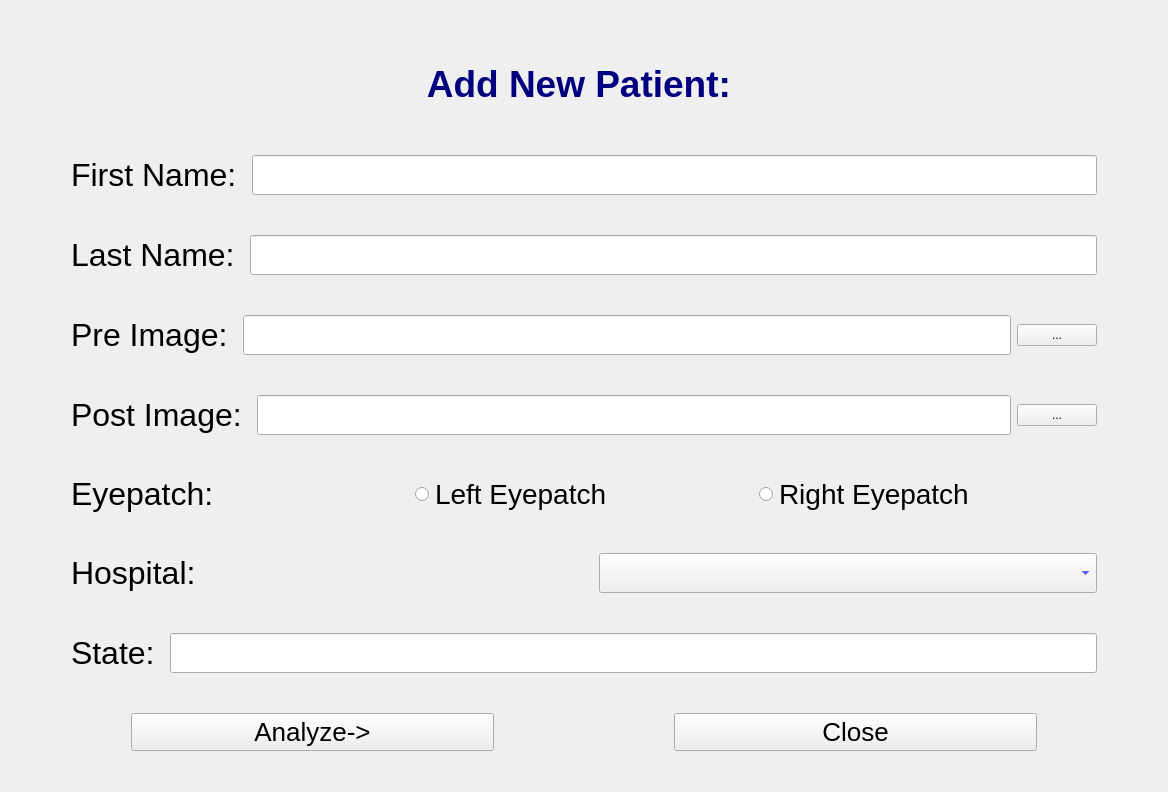
<?xml version="1.0" encoding="UTF-8"?>
<ui version="4.0">
 <class>Add_Patient</class>
 <widget class="QWidget" name="Add_Patient">
  <property name="geometry">
   <rect>
    <x>0</x>
    <y>0</y>
    <width>1168</width>
    <height>792</height>
   </rect>
  </property>
  <property name="windowTitle">
   <string>Add_Patient</string>
  </property>
  <layout class="QGridLayout" name="gridLayout">
   <item row="0" column="0">
    <layout class="QVBoxLayout" name="verticalLayout_2">
     <property name="leftMargin">
      <number>30</number>
     </property>
     <property name="topMargin">
      <number>10</number>
     </property>
     <property name="rightMargin">
      <number>30</number>
     </property>
     <property name="bottomMargin">
      <number>30</number>
     </property>
     <item>
      <widget class="QLabel" name="label_head">
       <property name="text">
        <string>&lt;html&gt;&lt;head/&gt;&lt;body&gt;&lt;p align=&quot;center&quot;&gt;&lt;span style=&quot; font-size:28pt; font-weight:600; color:#00007f;&quot;&gt;Add New Patient: &lt;/span&gt;&lt;/p&gt;&lt;/body&gt;&lt;/html&gt;</string>
       </property>
      </widget>
     </item>
     <item>
      <layout class="QVBoxLayout" name="verticalLayout">
       <property name="spacing">
        <number>40</number>
       </property>
       <property name="leftMargin">
        <number>30</number>
       </property>
       <property name="rightMargin">
        <number>30</number>
       </property>
       <item>
        <layout class="QHBoxLayout" name="horizontalLayout">
         <item>
          <widget class="QLabel" name="label_firstName">
           <property name="styleSheet">
            <string notr="true">font-size: 32px;
</string>
           </property>
           <property name="text">
            <string>First Name: </string>
           </property>
          </widget>
         </item>
         <item>
          <widget class="QLineEdit" name="lineEdit_firstName">
           <property name="styleSheet">
            <string notr="true">font-size: 28px;</string>
           </property>
          </widget>
         </item>
        </layout>
       </item>
       <item>
        <layout class="QHBoxLayout" name="horizontalLayout_2">
         <item>
          <widget class="QLabel" name="label_lastName">
           <property name="styleSheet">
            <string notr="true">font-size: 32px;
</string>
           </property>
           <property name="text">
            <string>Last Name: </string>
           </property>
          </widget>
         </item>
         <item>
          <widget class="QLineEdit" name="lineEdit_lastName">
           <property name="styleSheet">
            <string notr="true">font-size: 28px;</string>
           </property>
          </widget>
         </item>
        </layout>
       </item>
       <item>
        <layout class="QHBoxLayout" name="horizontalLayout_3">
         <item>
          <widget class="QLabel" name="label_preImage">
           <property name="styleSheet">
            <string notr="true">font-size: 32px;
</string>
           </property>
           <property name="text">
            <string>Pre Image: </string>
           </property>
          </widget>
         </item>
         <item>
          <widget class="QLineEdit" name="lineEdit_preImage">
           <property name="styleSheet">
            <string notr="true">font-size: 28px;</string>
           </property>
          </widget>
         </item>
         <item>
          <widget class="QPushButton" name="pushButton_PreImage">
           <property name="text">
            <string>...</string>
           </property>
          </widget>
         </item>
        </layout>
       </item>
       <item>
        <layout class="QHBoxLayout" name="horizontalLayout_4">
         <item>
          <widget class="QLabel" name="label_postImage">
           <property name="styleSheet">
            <string notr="true">font-size: 32px;
</string>
           </property>
           <property name="text">
            <string>Post Image: </string>
           </property>
          </widget>
         </item>
         <item>
          <widget class="QLineEdit" name="lineEdit_postImage">
           <property name="styleSheet">
            <string notr="true">font-size: 28px;</string>
           </property>
          </widget>
         </item>
         <item>
          <widget class="QPushButton" name="pushButton_PostImage">
           <property name="text">
            <string>...</string>
           </property>
          </widget>
         </item>
        </layout>
       </item>
       <item>
        <layout class="QHBoxLayout" name="horizontalLayout_8">
         <item>
          <widget class="QLabel" name="label_eyepatch">
           <property name="styleSheet">
            <string notr="true">font-size: 32px;
</string>
           </property>
           <property name="text">
            <string>Eyepatch: </string>
           </property>
          </widget>
         </item>
         <item>
          <widget class="QRadioButton" name="radioButton_leftEyePatch">
           <property name="styleSheet">
            <string notr="true">font-size: 28px;</string>
           </property>
           <property name="text">
            <string>Left Eyepatch</string>
           </property>
          </widget>
         </item>
         <item>
          <widget class="QRadioButton" name="radioButton_rightEyePatch">
           <property name="styleSheet">
            <string notr="true">font-size: 28px;</string>
           </property>
           <property name="text">
            <string>Right Eyepatch</string>
           </property>
          </widget>
         </item>
        </layout>
       </item>
       <item>
        <layout class="QHBoxLayout" name="horizontalLayout_5">
         <property name="spacing">
          <number>30</number>
         </property>
         <item>
          <widget class="QLabel" name="label_hospital">
           <property name="styleSheet">
            <string notr="true">font-size: 32px;
</string>
           </property>
           <property name="text">
            <string>Hospital: </string>
           </property>
          </widget>
         </item>
         <item>
          <widget class="QComboBox" name="comboBox_hospital">
           <property name="styleSheet">
            <string notr="true">font-size: 28px;
color: #0000ff;</string>
           </property>
          </widget>
         </item>
        </layout>
       </item>
       <item>
        <layout class="QHBoxLayout" name="horizontalLayout_7">
         <item>
          <widget class="QLabel" name="label_state">
           <property name="styleSheet">
            <string notr="true">font-size: 32px;
</string>
           </property>
           <property name="text">
            <string>State: </string>
           </property>
          </widget>
         </item>
         <item>
          <widget class="QLineEdit" name="lineEdit_state">
           <property name="styleSheet">
            <string notr="true">font-size: 28px;</string>
           </property>
          </widget>
         </item>
        </layout>
       </item>
       <item>
        <layout class="QHBoxLayout" name="horizontalLayout_6">
         <property name="spacing">
          <number>180</number>
         </property>
         <property name="leftMargin">
          <number>60</number>
         </property>
         <property name="rightMargin">
          <number>60</number>
         </property>
         <item>
          <widget class="QPushButton" name="pushButton_ok">
           <property name="styleSheet">
            <string notr="true">font-size: 26px;</string>
           </property>
           <property name="text">
            <string>Analyze-&gt;</string>
           </property>
          </widget>
         </item>
         <item>
          <widget class="QPushButton" name="pushButton_cancel">
           <property name="styleSheet">
            <string notr="true">font-size: 26px;</string>
           </property>
           <property name="text">
            <string>Close</string>
           </property>
          </widget>
         </item>
        </layout>
       </item>
      </layout>
     </item>
    </layout>
   </item>
  </layout>
 </widget>
 <layoutdefault spacing="6" margin="11"/>
 <resources/>
 <connections/>
</ui>
